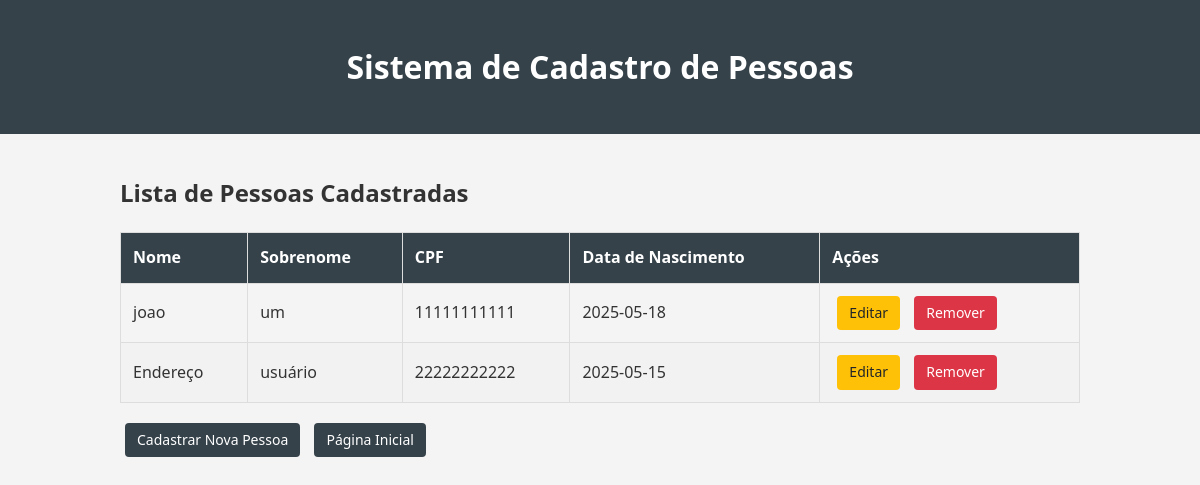
Page /listar on the earlier database version.
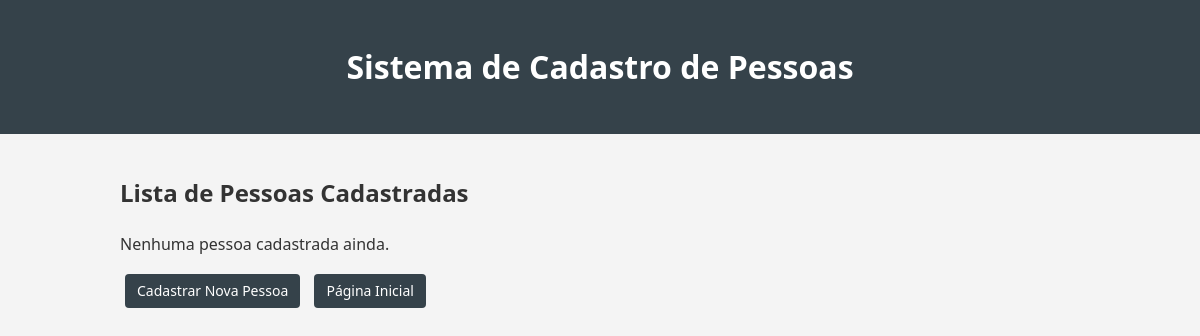
Same page on the later database version.
### models/pessoa.py (models this page shows, shortened)
class Pessoa(db.Model):
    id = db.Column(db.Integer, primary_key=True)
    nome = db.Column(db.String(100), nullable=False)
    sobrenome = db.Column(db.String(100), nullable=False)
    cpf = db.Column(db.String(11), unique=True, nullable=False)
    data_de_nascimento = db.Column(db.String(10), nullable=False)

### app.py (the view)
@app.route('/listar')
def listar_pessoas():
    pessoas = Pessoa.query.all()
    return render_template('listar.html', pessoas=pessoas)

### templates/listar.html
{% extends "base.html" %}
{% block content %}
    <h2>Lista de Pessoas Cadastradas</h2>
    {% if pessoas %}
        <table>
            <thead>
                <tr>
                    <th>Nome</th>
                    <th>Sobrenome</th>
                    <th>CPF</th>
                    <th>Data de Nascimento</th>
                    <th>Ações</th>
                </tr>
            </thead>
            <tbody>
                {% for pessoa in pessoas %}
                    <tr>
                        <td>{{ pessoa.nome }}</td>
                        <td>{{ pessoa.sobrenome }}</td>
                        <td>{{ pessoa.cpf }}</td>
                        <td>{{ pessoa.data_de_nascimento }}</td>
                        <td>
                            <a href="{{ url_for('editar_pessoa', id=pessoa.id) }}" class="btn btn-warning">Editar</a>
                            <a href="{{ url_for('remover_pessoa', id=pessoa.id) }}" class="btn btn-danger" onclick="">Remover</a>
                        </td>
                    </tr>
                {% endfor %}
            </tbody>
        </table>
    {% else %}
        <p>Nenhuma pessoa cadastrada ainda.</p>
    {% endif %}
     <a href="{{ url_for('cadastrar_pessoa') }}" class="btn btn-primary">Cadastrar Nova Pessoa</a>
    <a href="{{ url_for('index') }}" class="btn btn-primary">Página Inicial</a>
{% endblock %}

### templates/base.html (shortened to what this page needs)
<!DOCTYPE html>
<html lang="pt-br">
<head>
    <link rel="stylesheet" href="{{ url_for('static', filename='style.css') }}">
</head>
<body>
    <header>
        <div class="container">
            <h1>Sistema de Cadastro de Pessoas</h1>
        </div>
    </header>
    <div class="container">
        {% block content %}{% endblock %}
    </div>
</body>
</html>

### static/style.css (style rules this page uses)
body { font-family: 'Segoe UI', Tahoma, Geneva, Verdana, sans-serif; line-height: 1.6; margin: 0; padding: 0; background-color: #f4f4f4; color: #333; }
.container { width: 80%; margin: auto; overflow: hidden; }
header { background: #35424a; color: white; padding: 20px 0; text-align: center; margin-bottom: 20px; }
a { color: #35424a; text-decoration: none; }
.btn { display: inline-block; padding: 6px 12px; margin: 0 5px; border-radius: 4px; font-size: 14px; }
.btn-primary { background: #35424a; color: white; }

Differences in the rows shown:
removed Pessoa: nome "joao", sobrenome "um", cpf "11111111111", data_de_nascimento "2025-05-18"
removed Pessoa: nome "Endereço", sobrenome "usuário", cpf "22222222222", data_de_nascimento "2025-05-15"
Other differences:
text no longer shown: "Nome Sobrenome CPF Data de Nascimento Ações"
text now shown: "Nenhuma pessoa cadastrada ainda."
